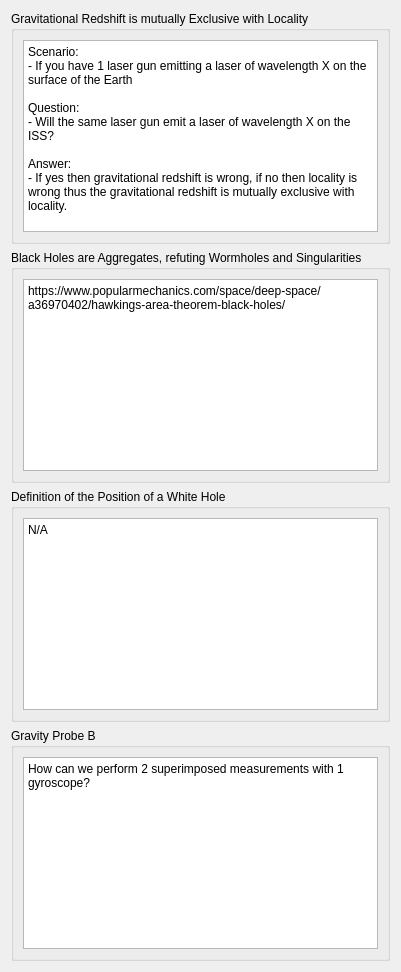
      <widget class="QWidget" name="tab_5">
       <attribute name="title">
        <string>Relativity</string>
       </attribute>
       <layout class="QVBoxLayout" name="verticalLayout_5">
        <item>
         <widget class="QGroupBox" name="groupBox_2">
          <property name="title">
           <string>Gravitational Redshift is mutually Exclusive with Locality</string>
          </property>
          <layout class="QHBoxLayout" name="horizontalLayout_18">
           <item>
            <widget class="QPlainTextEdit" name="plainTextEdit">
             <property name="sizePolicy">
              <sizepolicy hsizetype="Expanding" vsizetype="MinimumExpanding">
               <horstretch>0</horstretch>
               <verstretch>0</verstretch>
              </sizepolicy>
             </property>
             <property name="plainText">
              <string>Scenario:
- If you have 1 laser gun emitting a laser of wavelength X on the surface of the Earth

Question:
- Will the same laser gun emit a laser of wavelength X on the ISS?

Answer:
- If yes then gravitational redshift is wrong, if no then locality is wrong thus the gravitational redshift is mutually exclusive with locality.</string>
             </property>
            </widget>
           </item>
          </layout>
         </widget>
        </item>
        <item>
         <widget class="QGroupBox" name="groupBox_3">
          <property name="title">
           <string>Black Holes are Aggregates, refuting Wormholes and Singularities</string>
          </property>
          <layout class="QHBoxLayout" name="horizontalLayout_19">
           <item>
            <widget class="QPlainTextEdit" name="plainTextEdit_2">
             <property name="sizePolicy">
              <sizepolicy hsizetype="Expanding" vsizetype="Preferred">
               <horstretch>0</horstretch>
               <verstretch>0</verstretch>
              </sizepolicy>
             </property>
             <property name="plainText">
              <string>https://www.popularmechanics.com/space/deep-space/a36970402/hawkings-area-theorem-black-holes/</string>
             </property>
            </widget>
           </item>
          </layout>
         </widget>
        </item>
        <item>
         <widget class="QGroupBox" name="groupBox_4">
          <property name="title">
           <string>Definition of the Position of a White Hole</string>
          </property>
          <layout class="QHBoxLayout" name="horizontalLayout_20">
           <item>
            <widget class="QPlainTextEdit" name="plainTextEdit_3">
             <property name="sizePolicy">
              <sizepolicy hsizetype="Expanding" vsizetype="Preferred">
               <horstretch>0</horstretch>
               <verstretch>0</verstretch>
              </sizepolicy>
             </property>
             <property name="plainText">
              <string>N/A</string>
             </property>
            </widget>
           </item>
          </layout>
         </widget>
        </item>
        <item>
         <widget class="QGroupBox" name="groupBox_6">
          <property name="title">
           <string>Gravity Probe B</string>
          </property>
          <layout class="QHBoxLayout" name="horizontalLayout_22">
           <item>
            <widget class="QPlainTextEdit" name="plainTextEdit_4">
             <property name="sizePolicy">
              <sizepolicy hsizetype="Expanding" vsizetype="Preferred">
               <horstretch>0</horstretch>
               <verstretch>0</verstretch>
              </sizepolicy>
             </property>
             <property name="plainText">
              <string>How can we perform 2 superimposed measurements with 1 gyroscope?</string>
             </property>
            </widget>
           </item>
          </layout>
         </widget>
        </item>
       </layout>
      </widget>
